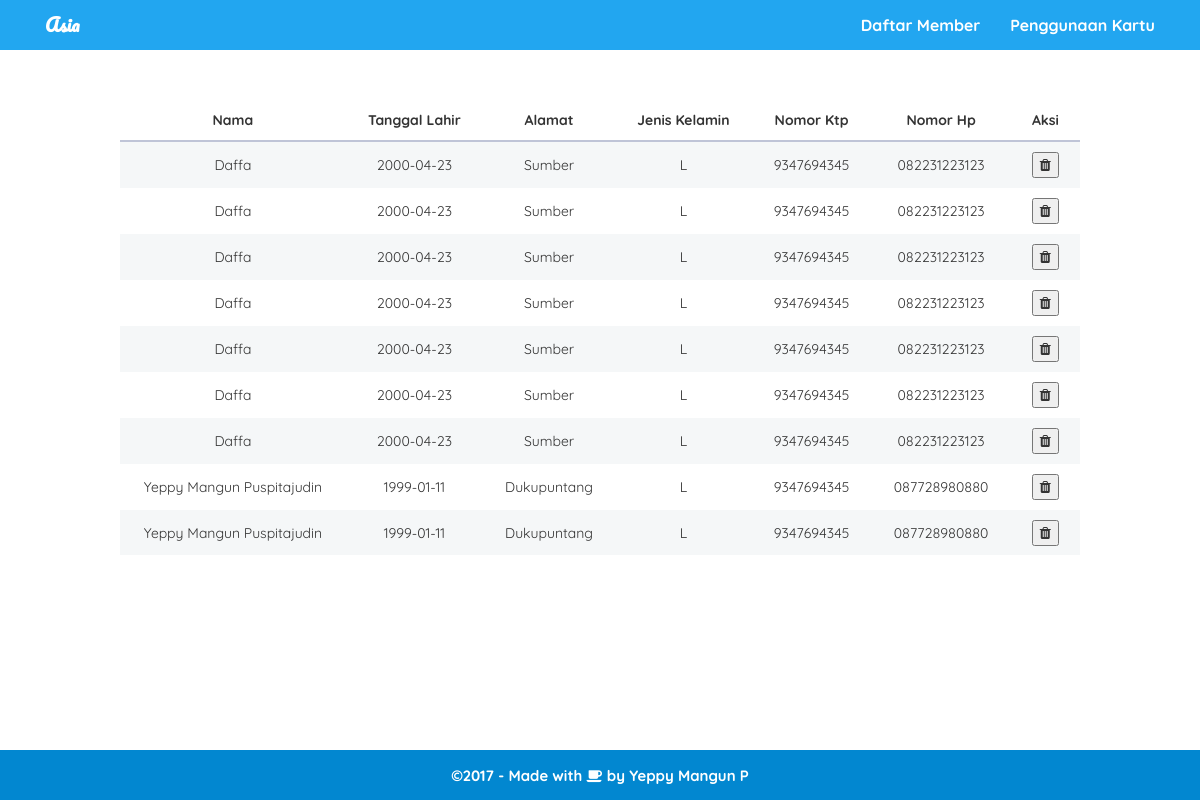
Screenshot of /index.php/admin with the database file from the repository.
### tables this page shows
CREATE TABLE `tb_member` (
  `id_member` int(10) NOT NULL,
  `Nama` varchar(30) NOT NULL,
  `Jenis_Kelamin` enum('L','P') NOT NULL,
  `Tgl_Lahir` date NOT NULL,
  `Alamat` text NOT NULL,
  `No_Hp` varchar(14) DEFAULT NULL,
  `no_ktp` varchar(20) NOT NULL
);

### application/controllers/Admin.php (called while the page is built, shortened)
<?php
class Admin extends CI_Controller
{
	public function index(){
		$data['member'] = $this->db->get('tb_member')->result();
		$this->load->view('admin',$data);
	}
}

### index.php (called while the page is built, shortened)
<?php
require_once BASEPATH.'core/CodeIgniter.php';

### application/views/admin.php (the view, shortened to what this page needs)
<!DOCTYPE html>
<html lang="en">
<head>
	<link rel="stylesheet" type="text/css" href="assets/fonts/font-awesome.min.css">
	<link rel="stylesheet" type="text/css" href="assets/css/bootstrap.css">
	<link rel="stylesheet" type="text/css" href="assets/css/animated.css">
	<link rel="stylesheet" type="text/css" href="assets/css/style.css">
</head>
<body class="admin">
	<nav class="navbar-custom">
		<div class="container">
			<div class="navbar-header">
				<a href="asia" class="navbar-brand" id="brand">Asia</a>
			</div>
			<div class="collapse navbar-collapse" id="myNavbar">
				<ul class="nav navbar-nav navbar-right">
					<li><a href="#member">Daftar Member</a></li>
					<li><a href="#penggunaan_kartu">Penggunaan Kartu</a></li>
				</ul>
			</div>
		</div>
	</nav>
	<div id="member">
		<table class="table-custom">
			<thead id="thead">
				<tr>
					<th colspan="3">Nama</th>
					<th>Tanggal Lahir</th>
					<th>Alamat</th>
					<th>Jenis Kelamin</th>
					<th>Nomor Ktp</th>
					<th>Nomor Hp</th>
					<th>Aksi</th>
				</tr>
			</thead>
			<tbody>
				<?php foreach ($member as $key => $value): ?>
					<tr>
						<td colspan="3"><?=$value->Nama?></td>
						<td><?=$value->Tgl_Lahir?></td>
						<td><?=$value->Alamat?></td>
						<td><?=$value->Jenis_Kelamin?></td>
						<td><?=$value->no_ktp?></td>
						<td><?=$value->No_Hp?></td>
						<td>
							<button data-toggle="modal" data-target="#<?php echo $value->id_member ?>">
								<i class="fa fa-trash"></i>
							</button>
						</td>
					</tr>
				<?php endforeach ?>
			</tbody>
		</table>
	</div>
	<div class="footer">
		&copy;2017 - Made with <i class="fa fa-coffee"></i> by Yeppy Mangun P
	</div>
</body>
</html>

### assets/css/style.css (style rules this page uses)
a { text-decoration: none; font-size: 16px; font-weight: bold; color: #fff; }
body { font-family: 'Quicksand', sans-serif; }
body .navbar-custom { background-color: #22A7F0; position: relative; height: 50px; }
body .navbar-custom .navbar-header .navbar-brand { font-family: 'Pacifico', sans-serif; font-weight: bold; cursor: pointer; display: block; color: #fff; }
body .navbar-custom .collapse { background-color: rgba(34, 167, 240, 0.8); }
body .navbar-custom .collapse .nav li a { cursor: pointer; text-decoration: none; }
body .footer { font-family: 'Quicksand', sans-serif; padding: 15px 7.5px 0 7.5px; background-color: #0287d0; text-decoration: none; position: absolute; text-align: center; font-weight: bold; font-size: 15px; height: 50px; color: #fff; width: 100%; bottom: 0; }
.admin #member { margin: 2.5% 0 0 10%; overflow-y: auto; height: 475px; width: 80%; }
.admin #member .table-custom { border-collapse: collapse; margin-top: 20px; border-spacing: 0; width: 100%; }
.admin #member .table-custom thead tr td, .admin #member .table-custom thead tr th, .admin #member .table-custom tbody tr td, .admin #member .table-custom tbody tr th { text-align: center; padding: 10px 20px; }
.admin #member .table-custom thead { border-bottom: 2px solid #bfc4d7; }
.admin #member .table-custom tbody tr:nth-child(odd) { background-color: rgba(236, 240, 241, 0.5); }

### rows the page displays
tb_member: Nama "Daffa", Tgl_Lahir "2000-04-23", Alamat "Sumber", Jenis_Kelamin "L", no_ktp "9347694345", No_Hp "082231223123"
tb_member: Nama "Daffa", Tgl_Lahir "2000-04-23", Alamat "Sumber", Jenis_Kelamin "L", no_ktp "9347694345", No_Hp "082231223123"
tb_member: Nama "Daffa", Tgl_Lahir "2000-04-23", Alamat "Sumber", Jenis_Kelamin "L", no_ktp "9347694345", No_Hp "082231223123"
tb_member: Nama "Daffa", Tgl_Lahir "2000-04-23", Alamat "Sumber", Jenis_Kelamin "L", no_ktp "9347694345", No_Hp "082231223123"
tb_member: Nama "Daffa", Tgl_Lahir "2000-04-23", Alamat "Sumber", Jenis_Kelamin "L", no_ktp "9347694345", No_Hp "082231223123"
tb_member: Nama "Daffa", Tgl_Lahir "2000-04-23", Alamat "Sumber", Jenis_Kelamin "L", no_ktp "9347694345", No_Hp "082231223123"
tb_member: Nama "Daffa", Tgl_Lahir "2000-04-23", Alamat "Sumber", Jenis_Kelamin "L", no_ktp "9347694345", No_Hp "082231223123"
tb_member: Nama "Yeppy Mangun Puspitajudin", Tgl_Lahir "1999-01-11", Alamat "Dukupuntang", Jenis_Kelamin "L", no_ktp "9347694345", No_Hp "087728980880"
tb_member: Nama "Yeppy Mangun Puspitajudin", Tgl_Lahir "1999-01-11", Alamat "Dukupuntang", Jenis_Kelamin "L", no_ktp "9347694345", No_Hp "087728980880"
